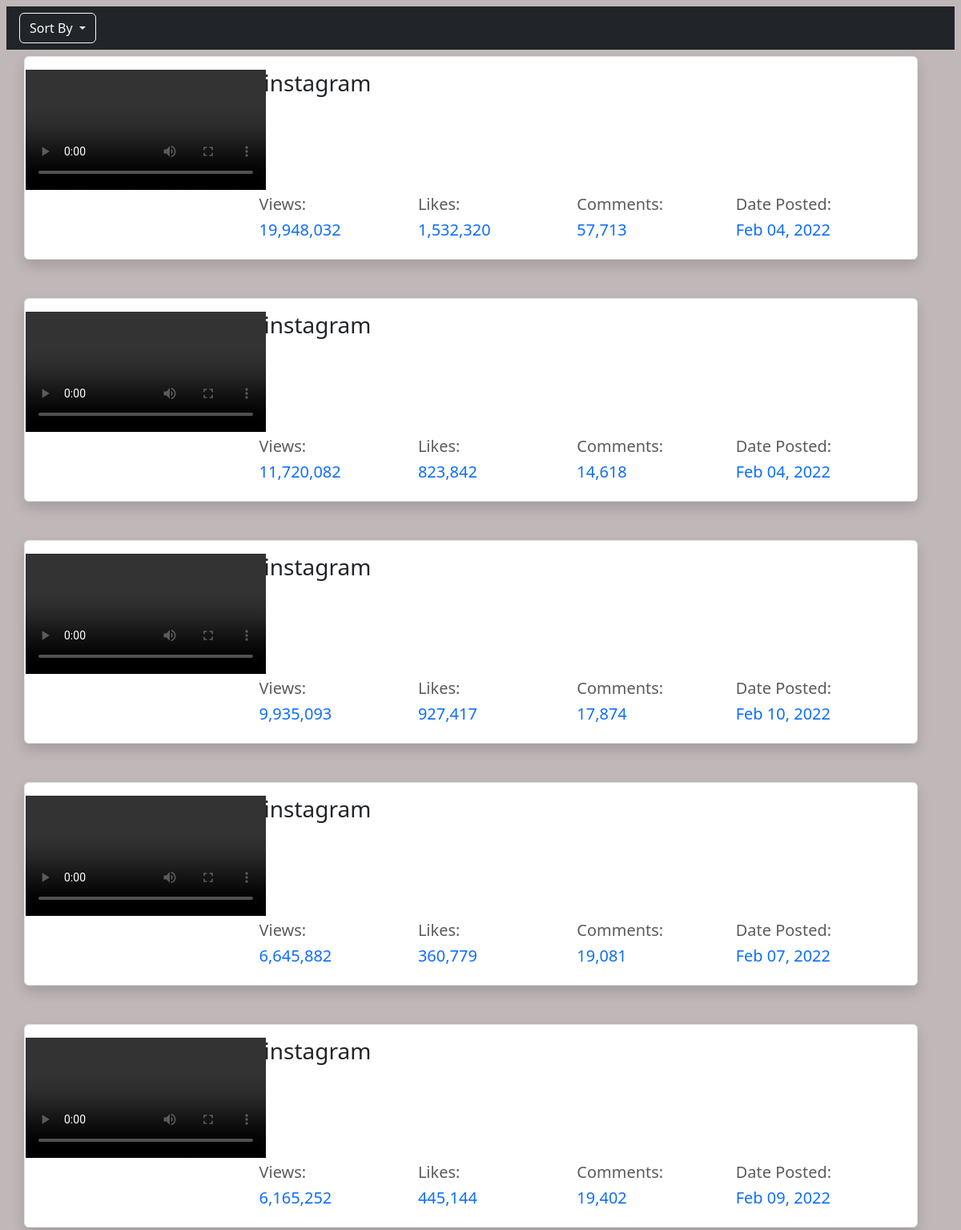
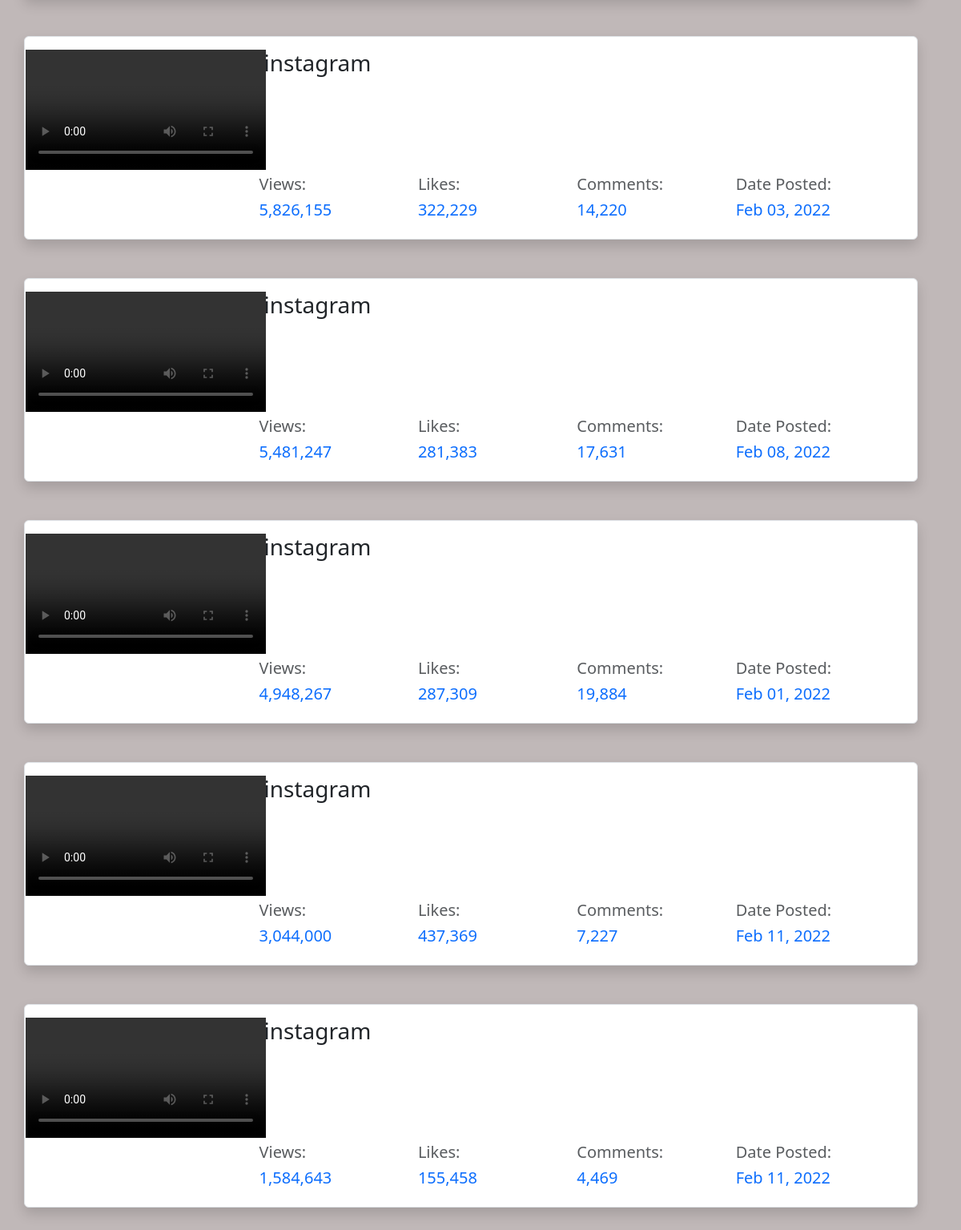
The page /project/analyze/media/?id=a6oa06xiqu163kqa7j33& on the database its author committed (2 pictures, top to bottom).
### accounts/models.py (models this page shows, shortened)
class media(models.Model):
    mediaId = models.CharField(primary_key=True, default=idgen, max_length=20)
    user = models.ForeignKey(instaAccounts, on_delete=models.CASCADE)
    isVideo = models.BooleanField(default=False)
    isPhoto = models.BooleanField(default=False)
    isMultiple = models.BooleanField(default=False)
    multiItems = models.JSONField(default=dict)
    likes = models.IntegerField(max_length=20, default="")
    comments = models.IntegerField(max_length=20, default="")
    views = models.IntegerField(max_length=20, default="")
    likeIn = models.JSONField(default=dict)
    commentsIn = models.JSONField(default=dict)
    viewsIn = models.JSONField(default=dict)
    Date = models.DateTimeField(default=timezone.now)

class instaAccounts(models.Model):
    username = models.CharField(max_length=30)
    userId = models.CharField(primary_key=True, max_length=20, default=idgen)
    followers = models.JSONField(default=dict)
    following = models.JSONField(default=dict)
    medias = models.JSONField(default=dict)
    isVerified = models.BooleanField(default=False)
    isBusiness = models.BooleanField(default=False)
    businessCategory = models.CharField(max_length=50, default=None, blank=True, null=True)
    category = models.CharField(max_length=50, default=None, blank=True, null=True)
    dailyTrending = models.JSONField(default=dict)
    views = models.IntegerField(default=0)
    likes = models.IntegerField(default=0)
    comments = models.IntegerField(default=0)
    def __str__(self):
        return self.username

### analyze/views.py (the view)
# urls.py: path('media/', views.analyzeMedia, name="analyze-media")
def analyzeMedia(request):
    id = request.GET.get('id')
    sort = request.GET.get("sort", "")
    project = Project.objects.filter(id=id).first()
    accounts = projectAccounts.objects.filter(project=project).all()
    accs = instaAccounts.objects.filter(userId__in=accounts.values('account__userId'))
    print(len(accs))
    if sort == "" or sort == "V":
        media = Media.objects.filter(user__in=accs, isVideo=True).all().annotate(Max("views")).order_by('-views__max')
        charts = {
        }
        for item in media:
            charts[f"{item.pk}"] = [
                ['Date', 'Views']
            ]
            print(item.viewsIn)
            for key, value in dict(item.viewsIn).items():
                charts[f"{item.pk}"].append([key, int(value)])
    elif sort == "L":
        media = Media.objects.filter(user__in=accs).all().annotate(Max("likes")).order_by('-likes__max')
    elif sort == "C":
        media = Media.objects.filter(user__in=accs).all().annotate(Max("comments")).order_by('-comments__max')
    print(len(media))
    return render(request, 'analyze/media.html', {
        "medias": media,
        "sort": sort,
        "project": project,
        "charts": charts
    })

### analyze/templates/analyze/media.html (shortened to what this page needs)
{% extends "projects/base.html" %}
{% load bootstrap5 %}
{% load static %}
{% load humanize %}
{% block head %}
    <link
            rel="stylesheet"
            href="https://unpkg.com/swiper/swiper-bundle.min.css"
    />
{% endblock head %}
{% block content %}
    <div class="m-2">
        <nav class="navbar navbar-dark bg-dark navbar-fixed-top">
            <div class="dropdown ms-3">
                <button class="btn btn-outline-light dropdown-toggle" type="button" id="dropdownMenuButton1" data-bs-toggle="dropdown" aria-expanded="false">
                    Sort By
                </button>
            </div>
        </nav>
        <div class="container mt-2">
            {% for media in medias %}
                <div class="row w-100 border shadow p-3 mb-5 bg-white rounded">
                    <div class="col-lg-3 col-lg-push-3">
                        {% if media.isVideo %}
                            <div style="height: 350px" class="d-flex justify-content-center h-100">
                                <div class="mx-auto" style="width: auto; max-height: 350px">
                                    <video style="width: auto; max-height: 350px"  controls autoplay loop src="{% static 'accounts/media/videos/'|add:media.mediaId|add:'.mp4' %}"></video>
                                </div>
                            </div>
                        {% else %}
                            <div style="height: 350px" class="d-flex justify-content-center h-100">
                                <div class="mx-auto" style="width: auto; max-height: 350px">
                                    <img style="width: 100%" src="{% static 'accounts/media/images/'|add:media.mediaId|add:'.png' %}">
                                </div>
                            </div>
                        {% endif %}
                    </div>
                    <div class="col">
                        <h3>{{ media.user }}</h3>
                    </div>
                    <div class="row">
                        <div class="col-lg-3 col-lg-push-3">
                        </div>
                        {% if media.isVideo %}
                            <div class="col">
                                <div class="row">
                                    <div class="row">
                                        <h5 class="text-muted">Views: </h5>
                                    </div>
                                    <div class="row">
                                        <h5 class="text-primary">{{ media.views|intcomma }}</h5>
                                    </div>
                                </div>
                            </div>
                        {% endif %}
                        <div class="col">
                            <div class="row">
                                <div class="row">
                                    <h5 class="text-muted">Likes: </h5>
                                </div>
                                <div class="row">
                                    <h5 class="text-primary">{{ media.likes|intcomma }}</h5>
                                </div>
                            </div>
                        </div>
                        <div class="col">
                            <div class="row">
                                <div class="row">
                                    <h5 class="text-muted">Comments: </h5>
                                </div>
                                <div class="row">
                                    <h5 class="text-primary">{{ media.comments|intcomma }}</h5>
                                </div>
                            </div>
                        </div>
                        <div class="col">
                            <div class="row">
                                <div class="row">
                                    <h5 class="text-muted">Date Posted: </h5>
                                </div>
                                <div class="row">
                                    <h5 class="text-primary">{{ media.Date|date:"M d, Y" }}</h5>
                                </div>
                            </div>
                        </div>
                    </div>
                </div>
            {% endfor %}
        </div>
{% endblock content %}

### projects/static/projects/main.css (style rules this page uses)
body { background-color: #c0b8b8; }

### rows shown on the page
media: user "instagram", views "19,948,032", likes "1,532,320", comments "57,713", Date "Feb 04, 2022"
media: user "instagram", views "11,720,082", likes "823,842", comments "14,618", Date "Feb 04, 2022"
media: user "instagram", views "9,935,093", likes "927,417", comments "17,874", Date "Feb 10, 2022"
media: user "instagram", views "6,645,882", likes "360,779", comments "19,081", Date "Feb 07, 2022"
media: user "instagram", views "6,165,252", likes "445,144", comments "19,402", Date "Feb 09, 2022"
media: user "instagram", views "5,826,155", likes "322,229", comments "14,220", Date "Feb 03, 2022"
media: user "instagram", views "5,481,247", likes "281,383", comments "17,631", Date "Feb 08, 2022"
media: user "instagram", views "4,948,267", likes "287,309", comments "19,884", Date "Feb 01, 2022"
media: user "instagram", views "3,044,000", likes "437,369", comments "7,227", Date "Feb 11, 2022"
media: user "instagram", views "1,584,643", likes "155,458", comments "4,469", Date "Feb 11, 2022"
